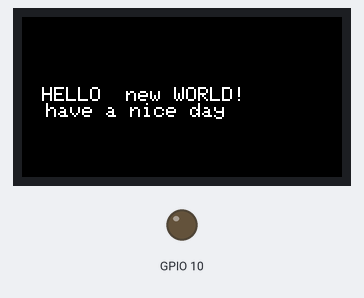
Simulated run of this sketch. Board: ESP32-S3. Shown: 160×80 colour display, output pins drawn as LEDs (lit = HIGH).

Above: at 0.7 s.
At 2.2 s:
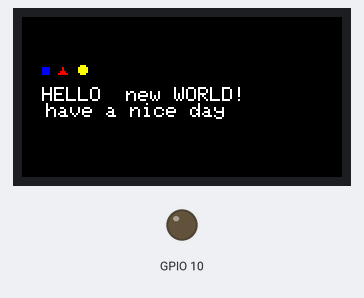
At 8.2 s:
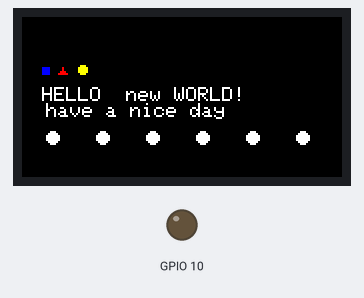
At 10.2 s:
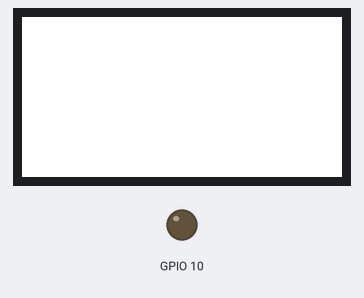
Timing chart, 0 to 32.7 s (numbered marks = the images above):
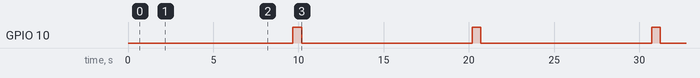

Measured:
- by itself, GPIO 10: alternates HIGH for 0.50 s and LOW for 10.0 s
- by itself, everything shown: repeats every 10.5 s, in 14 steps
- what the display in image 0 shows lasts 0.5 s, from 0.7 s to 1.2 s
- what the display in image 1 shows lasts 1.0 s, from 2.2 s to 3.2 s

The sketch:

Blink.ino
```cpp
#include <M5StickC.h>
// the setup function runs once when you press reset or power the board
void setup() {
  // initialize digital pin 10 as an output.

  pinMode(10, OUTPUT);
  M5.begin();

  M5.Lcd.setRotation(3);
  M5.Lcd.setTextSize(1);

}

// the loop function runs over and over again forever
void loop() {
  M5.Lcd.fillScreen(BLACK);
  delay(500);
  M5.Lcd.setCursor(10, 35);
  M5.Lcd.print("HELLO  new WORLD!\n  have a nice day");
  delay(500);
  M5.Lcd.fillRect(10, 25, 4, 4, BLUE);
  delay(500);
  M5.Lcd.fillTriangle(20, 25, 22, 28, 18, 28, RED);
  delay(500);
  M5.Lcd.fillCircle(30, 26, 2, YELLOW);
  delay(1000);
  M5.Lcd.fillCircle(15, 60, 3, WHITE);
  delay(1000);
  M5.Lcd.fillCircle(40, 60, 3, WHITE);
  delay(1000);
  M5.Lcd.fillCircle(65, 60, 3, WHITE);
  delay(1000);
  M5.Lcd.fillCircle(90, 60, 3, WHITE);
  delay(1000);
  M5.Lcd.fillCircle(115, 60, 3, WHITE);
  delay(1000);
  M5.Lcd.fillCircle(140, 60, 3, WHITE);
  delay(1000);
  M5.Lcd.fillScreen(WHITE);
  delay(500);
  digitalWrite(10, HIGH);
  delay(500);
  digitalWrite(10, LOW);
  delay(500);
}
```
